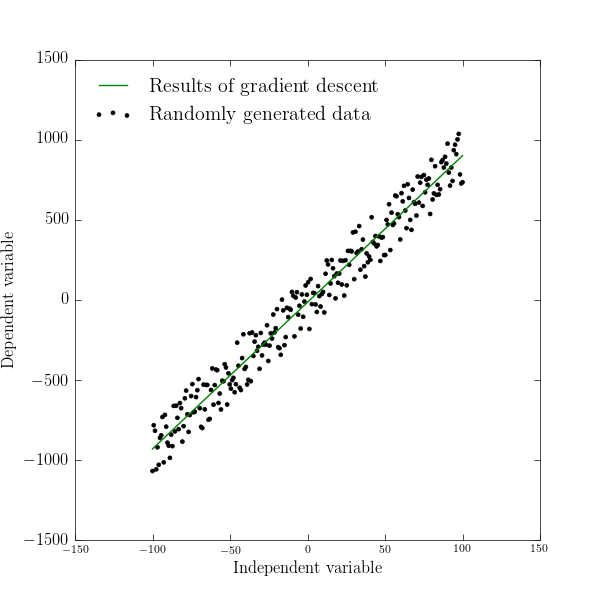

The Python source for this figure:
#!/usr/bin/env python3

"""
Write a simple code to perform gradient descent fitting on a simple linear model
This can be solved analytically, but this is to demonstrate the methodology
(Also note, this doesn't account for local minima)
Owen Littlejohns 2016-06-14
"""

import numpy as np
import matplotlib.pyplot as plt
from matplotlib import font_manager


def create_data(number_points):
    """
    Create fake linear data:
        1) Randomise parameters for the model
        2) Create gridded independent variable values
        3) Create perfect dependent variable values from model
        4) Include Gaussian fluctuations standard deviation = 10

    Inputs:
        number_points:     float - number of random data points
        number_parameters: float - number of parameters in model

    Outputs:
        x_values:   data x values
        y_values:   data y values
        parameters: randomized parameters for later comparison
    """

    # Parameters:
    parameters = np.random.uniform(-20, 20, (2, 1))

    # The form for picking lists of input variables (e.g. x, y, z)
    x = np.ones(shape = (number_points, 2))
    y = np.zeros(shape = number_points)

    x[:, 1] = np.linspace(-100, 100, num = number_points)

    # Calculate perfect values for random parameters values:
    perfect_values = np.dot(x, parameters)
    perfect_values = np.array(perfect_values)

    # Create random scatter
    scatter_range = (np.max(perfect_values) - np.min(perfect_values)) / 10.0
    independent_scatter = np.random.uniform(-scatter_range, scatter_range, 
                                             (number_points, 1))

    # Include scatter to scramble the correlation a bit
    y = np.add(perfect_values, independent_scatter)

    # Output data, with model parameters
    return x, y, parameters


def parameter_update(x, y, step_size, input_parameters):
    """
    1) Calculate the gradient for each parameter
    2) simultaneously update the input parameters to new values
    3) Return new parameter values
   
    Inputs:
        dependent_variable:    np.array - input variable values
        independent_variables: np.array - actual values trying to recreate
        step_size:             float     - learning rate (alpha)
        input_parameters:      np.array - parameter values before gradient 
                                           descent step

    Outputs:
        output_parameters: modified parameters after gradient descent step
    """
    output_parameters = np.zeros_like(input_parameters)

    # Calculate the model values:
    model_predictions = np.dot(x, input_parameters)

    # Calculate differences:
    model_differences = model_predictions - y

    # Calculate the gradients for all parameters
    gradients = np.dot(np.transpose(x), model_differences)

    # Update all parameters simultaneously
    output_parameters = input_parameters - (gradients * step_size / float(len(y)))

    return output_parameters



def calculate_cost(x, y, parameters):
    """
    Calculate model predictions, find cost functin
   
    Inputs:
        x:          np.array - input variable values
        y:          np.array - actual values trying to recreate
        parameters: np.array - parameter values before gradient descent step

    Outputs:
        cost_value: cost function, J, for those parameter values
    """
    model_predictions = x * parameters

    # Calculate differences:
    model_differences = model_predictions - y

    # Calculate cost function value
    cost_value = np.sum(np.multiply(model_differences, model_differences)) / (2.0 * len(y))

    return cost_value


if __name__ == "__main__":
    # Create new random data
    x, y, original_parameters = create_data(250)

    # Define fitting characteristics
    guess_list = []

    for ind in range(len(original_parameters)):
        guess_list += [[1]]

    guess_parameters = np.matrix(guess_list)
    step_size = 0.0005 # This is a very sensitive parameter
    new_cost = 10000.0
    cost_threshold = 100.0
    temp_params = guess_parameters
    n_steps = 0
    step_limit = 100000 # The more steps, the closer you get - but takes longer

    while new_cost > cost_threshold and n_steps < step_limit:
        new_parameters = parameter_update(x, y, step_size, temp_params)
        new_cost = calculate_cost(x, y, guess_parameters)
        n_steps += 1
        temp_params = new_parameters

        if n_steps == step_limit:
            "Maximum number of steps reached"
    
    # Save the best fit
    best_parameters = temp_params

    """
    Plot out the results:
    """

    # Set up plot canvas defaults
    plt.rc("figure", figsize = [6, 6])
    plt.rc("figure", dpi = 200)
    plt.rc("text", usetex = "True")
    plt.rc("font", family = "serif")
    plt.rc("font", serif = "Times New Roman")
    plt.rc("ps", usedistiller = "xpdf")
    plt.rc("axes", linewidth = 0.5)
    plt.rc("legend", frameon = "False")
    plt.rc("patch", linewidth = 0.5)
    plt.rc("patch", facecolor = "black")
    plt.rc("patch", edgecolor = "black")
    plt.rc("xtick", labelsize = "8")
    plt.minorticks_on()

    # Set up specifics for this plot (log/lin, labels etc)
    fig, ax = plt.subplots()
    ax.set_xlabel(r"Independent variable")
    ax.set_ylabel(r"Dependent variable")

    model_predictions = np.dot(x, best_parameters)

    plt.scatter(np.array(x)[:, 1], np.array(y)[:, 0], color = "k", s = 8,
                label = "Randomly generated data")
    plt.plot(np.array(x)[:, 1], np.array(model_predictions)[:, 0], "g-",
             label = "Results of gradient descent")
    if float(best_parameters[1][0]) > 0:
        plt.legend(loc = "upper left")
    else:
        plt.legend(loc = "upper right")

    plt.savefig("gradient_descent.png")

    print("Original fit:", np.transpose(np.array(original_parameters[:, 0])))
    print("Best fit:", np.transpose(np.array(best_parameters[:, 0])))
    print("Cost:", calculate_cost(x, y, best_parameters))

